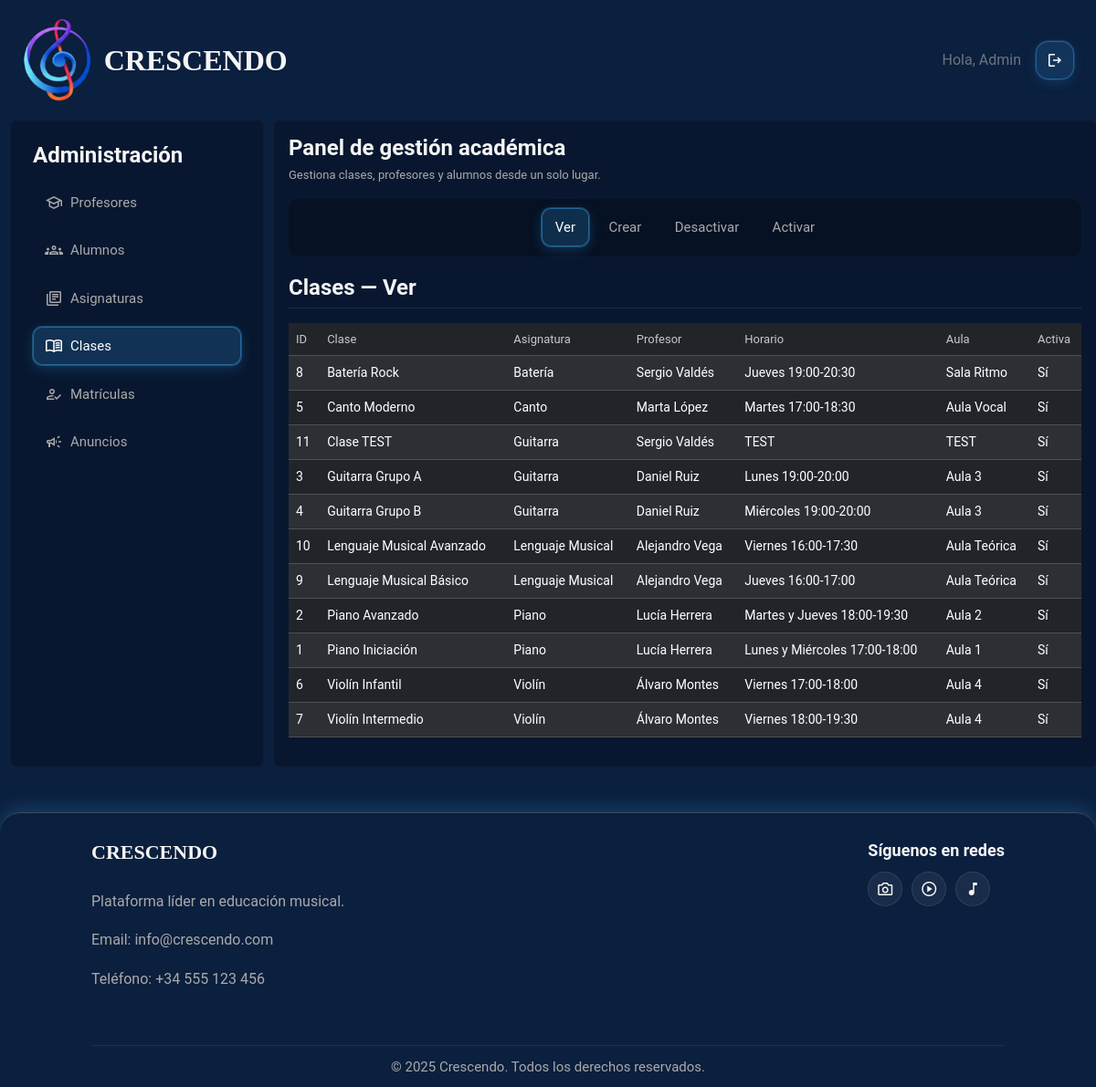
/paginas/panel_administrador.php?entity=clases&action=ver (signed in), run on the app's committed database.
### tables this page shows
CREATE TABLE `clases` (
  `id_clase` int(11) NOT NULL,
  `id_asignatura` int(11) NOT NULL,
  `id_profesor` int(11) NOT NULL,
  `nombre` varchar(100) NOT NULL,
  `horario` varchar(100) DEFAULT NULL,
  `aula` varchar(50) DEFAULT NULL,
  `activo` tinyint(1) DEFAULT 1
);

CREATE TABLE `asignaturas` (
  `id_asignatura` int(11) NOT NULL,
  `nombre` varchar(100) NOT NULL,
  `descripcion` text DEFAULT NULL,
  `activo` tinyint(1) DEFAULT 1
);

### includes/utilidades.php (called while the page is built, shortened)
<?php
if (!function_exists("textoSeguro")) {
    function textoSeguro($texto)
    {
        return htmlspecialchars((string) $texto, ENT_QUOTES, "UTF-8");
    }
}

### modelos/admin_modelo.php (called while the page is built, shortened)
<?php
function listarClases($conexion)
{
    $sql = "SELECT c.id_clase, c.nombre, c.horario, c.aula, c.activo,
                   a.nombre AS asignatura,
                   CONCAT(u.nombre, ' ', u.apellidos) AS profesor
            FROM clases c
            INNER JOIN asignaturas a ON c.id_asignatura = a.id_asignatura
            INNER JOIN usuarios u ON c.id_profesor = u.id_usuario
            ORDER BY c.nombre";
    $stmt = $conexion->prepare($sql);
    $stmt->execute();
    return $stmt->fetchAll(PDO::FETCH_ASSOC);
}

### paginas/panel_administrador.php (the view, shortened to what this page needs)
<?php
require_once "../includes/utilidades.php";
require_once "../includes/conexion.php";
require_once "../modelos/admin_modelo.php";
$entity = $_GET["entity"] ?? "profesores";
$action = $_GET["action"] ?? "ver";
$profesores = listarProfesores($conexion) ?? [];
$asignaturasActivas = listarAsignaturasActivas($conexion) ?? [];
$clases = listarClases($conexion) ?? [];
?>
<!doctype html>
<html lang="es">
<head>
  <link href="https://cdn.jsdelivr.net/npm/bootstrap@5.3.3/dist/css/bootstrap.min.css" rel="stylesheet">
  <link rel="stylesheet" href="../estilos/estilos.css">
</head>
<body class="d-flex flex-column min-vh-100 text-light">
  <?php require_once "../includes/header.php"; ?>
  <div class="container-fluid flex-grow-1 panel-admin crescendo-panel">
    <div class="row g-4">
      <aside class="col-12 col-lg-3">
        <div class="rounded p-4 bg-black bg-opacity-25 h-100">
          <h2 class="panel-admin-aside-heading d-none d-lg-block">Administración</h2>
          <div id="panelAdminEntities" class="panel-admin-entities-collapse collapse d-lg-block">
          <ul class="panel-admin-entities list-unstyled d-flex flex-column mb-0 p-0">
            <li>
              <a class="panel-admin-entity-link d-flex align-items-center gap-2 <?php echo $entity === "profesores" ? "is-active" : ""; ?>"
                href="?entity=profesores&action=<?php echo textoSeguro($action); ?>">
                <span class="material-symbols-outlined" aria-hidden="true">school</span>
                Profesores
              </a>
            </li>
            <li>
              <a class="panel-admin-entity-link d-flex align-items-center gap-2 <?php echo $entity === "alumnos" ? "is-active" : ""; ?>"
                href="?entity=alumnos&action=<?php echo textoSeguro($action); ?>">
                <span class="material-symbols-outlined" aria-hidden="true">groups</span>
                Alumnos
              </a>
            </li>
            <li>
              <a class="panel-admin-entity-link d-flex align-items-center gap-2 <?php echo $entity === "asignaturas" ? "is-active" : ""; ?>"
                href="?entity=asignaturas&action=<?php echo textoSeguro($action); ?>">
                <span class="material-symbols-outlined" aria-hidden="true">library_books</span>
                Asignaturas
              </a>
            </li>
            <li>
              <a class="panel-admin-entity-link d-flex align-items-center gap-2 <?php echo $entity === "clases" ? "is-active" : ""; ?>"
                href="?entity=clases&action=<?php echo textoSeguro($action); ?>">
                <span class="material-symbols-outlined" aria-hidden="true">menu_book</span>
                Clases
              </a>
            </li>
            <li>
              <a class="panel-admin-entity-link d-flex align-items-center gap-2 <?php echo $entity === "matriculas" ? "is-active" : ""; ?>"
                href="?entity=matriculas&action=<?php echo textoSeguro($action); ?>">
                <span class="material-symbols-outlined" aria-hidden="true">how_to_reg</span>
                Matrículas
              </a>
            </li>
            <li>
              <a class="panel-admin-entity-link d-flex align-items-center gap-2 <?php echo $entity === "anuncios" ? "is-active" : ""; ?>"
                href="?entity=anuncios&action=<?php echo textoSeguro($action); ?>">
                <span class="material-symbols-outlined" aria-hidden="true">campaign</span>
                Anuncios
              </a>
            </li>
          </ul>
          </div>
        </div>
      </aside>
      <main class="col-12 col-lg-9 bg-black bg-opacity-25 rounded p-3">
        <h1 class="panel-admin-title">Panel de gestión académica</h1>
        <p class="panel-admin-tagline">
          Gestiona clases, profesores y alumnos desde un solo lugar.
        </p>
        <nav class="panel-admin-actions" aria-label="Acciones del panel">
          <ul class="panel-admin-actions-list list-unstyled d-flex flex-wrap justify-content-center mb-0 p-0">
            <li>
              <a class="panel-admin-action-link d-inline-block <?php echo $action === "ver" ? "is-active" : ""; ?>"
                href="?entity=<?php echo textoSeguro($entity); ?>&action=ver">Ver</a>
            </li>
            <li>
              <a class="panel-admin-action-link d-inline-block <?php echo $action === "crear" ? "is-active" : ""; ?>"
                href="?entity=<?php echo textoSeguro($entity); ?>&action=crear">Crear</a>
            </li>
            <li>
              <a class="panel-admin-action-link d-inline-block <?php echo $action === "desactivar" ? "is-active" : ""; ?>"
                href="?entity=<?php echo textoSeguro($entity); ?>&action=desactivar">Desactivar</a>
            </li>
            <li>
              <a class="panel-admin-action-link d-inline-block <?php echo $action === "activar" ? "is-active" : ""; ?>"
                href="?entity=<?php echo textoSeguro($entity); ?>&action=activar">Activar</a>
            </li>
          </ul>
        </nav>
        <?php if ($entity === "profesores") { ?>
          <h2 class="panel-admin-section-title">Profesores — <?php echo ucfirst($action); ?></h2>
          <?php if ($action === "crear") { ?>
            <form method="POST" class="row g-3">
              <div class="col-md-6"><label class="form-label">Nombre</label><input class="form-control" type="text" name="nombre"
                  pattern="[A-Za-zÁÉÍÓÚáéíóúÑñ\s]{2,50}"
                  title="Solo letras y espacios (2-50 caracteres)"
                  required></div>
              <div class="col-md-6"><label class="form-label">Apellidos</label><input class="form-control" type="text" name="apellidos"
                  pattern="[A-Za-zÁÉÍÓÚáéíóúÑñ\s]{2,80}"
                  title="Solo letras y espacios"
                  required></div>
              <div class="col-md-6"><label class="form-label">Email</label><input class="form-control" type="email" name="email"
                  pattern="[a-zA-Z0-9._%+\-]+@[a-zA-Z0-9.\-]+\.[a-zA-Z]{2,}"
                  title="Introduce un correo válido"
                  required></div>
              <div class="col-md-6"><label class="form-label">Contraseña</label><input class="form-control" type="text" name="password"
                  pattern="(?=.*[A-Za-z])(?=.*[0-9]).{6,}"
                  title="Mínimo 6 caracteres, una letra y un número"
                  required></div>
              <div class="col-md-6"><label class="form-label">Especialidad</label><input class="form-control" type="text" name="especialidad"
                  pattern="[A-Za-zÁÉÍÓÚáéíóúÑñ\s]{2,50}"
                  title="Solo letras y espacios"
                  required></div>
              <div class="col-12"><button class="boton-acceso" type="submit">Guardar profesor</button></div>
            </form>
          <?php } elseif ($action === "desactivar") { ?>
            <form method="POST" class="row g-3" data-confirmar-accion="desactivar">
              <div class="col-md-8">
                <label class="form-label">Profesor</label>
                <select class="form-select" name="id_usuario" required>
                  <option value="">Selecciona...</option>
                  <?php foreach ($profesores as $profesor) {
                    if ($profesor["activo"] == 0) continue; ?>
                    <option value="<?php echo textoSeguro($profesor["id_usuario"]); ?>">
                      <?php echo textoSeguro($profesor["nombre"] . " " . $profesor["apellidos"] . " - " . $profesor["email"]); ?>
                    </option>
                  <?php } ?>
                </select>
              </div>
              <div class="col-md-4 d-flex align-items-end">
                <button class="boton-acceso w-100 boton-desactivar" type="submit">Desactivar profesor</button>
              </div>
            </form>
          <?php } elseif ($action === "activar") { ?>
            <form method="POST" class="row g-3" data-confirmar-accion="activar">
              <div class="col-md-8">
                <label class="form-label">Profesor</label>
                <select class="form-select" name="id_usuario" required>
                  <option value="">Selecciona...</option>
                  <?php foreach ($profesores as $profesor) {
                    if ($profesor["activo"] == 1) continue; ?>
                    <option value="<?php echo textoSeguro($profesor["id_usuario"]); ?>">
                      <?php echo textoSeguro($profesor["nombre"] . " " . $profesor["apellidos"] . " - " . $profesor["email"]); ?>
                    </option>
                  <?php } ?>
                </select>
              </div>
              <div class="col-md-4 d-flex align-items-end">
                <button class="boton-acceso w-100" type="submit">Activar profesor</button>
              </div>
            </form>
          <?php } else { ?>
            <div class="table-responsive">
              <table class="table table-dark table-striped align-middle" data-inline-entity="profesores">
                <thead>
                  <tr>
                    <th>ID</th>
                    <th>Nombre</th>
                    <th>Apellidos</th>
                    <th>Email</th>
                    <th>Especialidad</th>
                    <th>Activo</th>
                    <th>Acciones</th>
                  </tr>
                </thead>
                <tbody>
                  <?php if (empty($profesores)) { ?>
                    <tr>
                      <td colspan="7">No hay profesores registrados.</td>
                    </tr>
                  <?php } ?>
                  <?php foreach ($profesores as $profesor) { ?>
                    <tr data-id="<?php echo textoSeguro($profesor["id_usuario"]); ?>">
                      <td><?php echo textoSeguro($profesor["id_usuario"]); ?></td>
                      <td data-field="nombre"><?php echo textoSeguro($profesor["nombre"]); ?></td>
                      <td data-field="apellidos"><?php echo textoSeguro($profesor["apellidos"]); ?></td>
                      <td data-field="email"><?php echo textoSeguro($profesor["email"]); ?></td>
                      <td data-field="especialidad"><?php echo textoSeguro($profesor["especialidad"]); ?></td>
                      <td><?php echo $profesor["activo"] ? "Sí" : "No"; ?></td>
                      <td>
                        <button type="button" class="btn btn-outline-light btn-sm boton-inline-editar">Editar</button>
                      </td>
                    </tr>
                  <?php } ?>
                </tbody>
              </table>
            </div>
          <?php } ?>
        <?php } elseif ($entity === "clases") { ?>
          <h2 class="panel-admin-section-title">Clases — <?php echo ucfirst($action); ?></h2>
          <?php if ($action === "crear") { ?>
            <form method="POST" class="row g-3">
              <div class="col-md-6">
                <label class="form-label">Asignatura</label>
                <select class="form-select" name="id_asignatura" required>
                  <option value="">Selecciona...</option>
                  <?php foreach ($asignaturasActivas as $asig) { ?>
                    <option value="<?php echo textoSeguro($asig["id_asignatura"]); ?>">
                      <?php echo textoSeguro($asig["nombre"]); ?>
                    </option>
                  <?php } ?>
                </select>
              </div>
              <div class="col-md-6">
                <label class="form-label">Profesor</label>
                <select class="form-select" name="id_profesor" required>
                  <option value="">Selecciona...</option>
                  <?php foreach ($profesores as $prof) { ?>
                    <?php if ($prof["activo"] == 0) {
                      continue;
                    } ?>
                    <option value="<?php echo textoSeguro($prof["id_usuario"]); ?>">
                      <?php echo textoSeguro($prof["nombre"] . " " . $prof["apellidos"]); ?>
                    </option>
                  <?php } ?>
                </select>
              </div>
              <div class="col-md-6"><label class="form-label">Nombre de la clase</label><input class="form-control" type="text" name="nombre" required></div>
              <div class="col-md-6"><label class="form-label">Horario</label><input class="form-control" type="text" name="horario" placeholder="Ej: Lunes 10:00-11:00"></div>
              <div class="col-md-6"><label class="form-label">Aula</label><input class="form-control" type="text" name="aula"></div>
              <div class="col-12"><button class="boton-acceso" type="submit">Guardar clase</button></div>
            </form>
          <?php } else { ?>
            <div class="table-responsive">
              <table class="table table-dark table-striped align-middle">
                <thead>
                  <tr>
                    <th>ID</th>
                    <th>Clase</th>
                    <th>Asignatura</th>
                    <th>Profesor</th>
                    <th>Horario</th>
                    <th>Aula</th>
                    <th>Activa</th>
                  </tr>
                </thead>
                <tbody>
                  <?php foreach ($clases as $cl) { ?>
                    <tr>
                      <td><?php echo textoSeguro($cl["id_clase"]); ?></td>
                      <td><?php echo textoSeguro($cl["nombre"]); ?></td>
                      <td><?php echo textoSeguro($cl["asignatura"]); ?></td>
                      <td><?php echo textoSeguro($cl["profesor"]); ?></td>
                      <td><?php echo textoSeguro($cl["horario"]); ?></td>
                      <td><?php echo textoSeguro($cl["aula"]); ?></td>
                      <td><?php echo $cl["activo"] ? "Sí" : "No"; ?></td>
                    </tr>
                  <?php } ?>
                </tbody>
              </table>
            </div>
          <?php } ?>
        <?php } ?>
      </main>
    </div>
  </div>
  <?php require_once "../includes/footer.php"; ?>
</body>
</html>

### data on the page
clases: id_clase "8", nombre "Batería Rock", id_asignatura.nombre "Batería", profesor "Sergio Valdés", horario "Jueves 19:00-20:30", aula "Sala Ritmo", activo "Sí"
clases: id_clase "5", nombre "Canto Moderno", id_asignatura.nombre "Canto", profesor "Marta López", horario "Martes 17:00-18:30", aula "Aula Vocal", activo "Sí"
clases: id_clase "11", nombre "Clase TEST", id_asignatura.nombre "Guitarra", profesor "Sergio Valdés", horario "TEST", aula "TEST", activo "Sí"
clases: id_clase "3", nombre "Guitarra Grupo A", id_asignatura.nombre "Guitarra", profesor "Daniel Ruiz", horario "Lunes 19:00-20:00", aula "Aula 3", activo "Sí"
clases: id_clase "4", nombre "Guitarra Grupo B", id_asignatura.nombre "Guitarra", profesor "Daniel Ruiz", horario "Miércoles 19:00-20:00", aula "Aula 3", activo "Sí"
clases: id_clase "10", nombre "Lenguaje Musical Avanzado", id_asignatura.nombre "Lenguaje Musical", profesor "Alejandro Vega", horario "Viernes 16:00-17:30", aula "Aula Teórica", activo "Sí"
clases: id_clase "9", nombre "Lenguaje Musical Básico", id_asignatura.nombre "Lenguaje Musical", profesor "Alejandro Vega", horario "Jueves 16:00-17:00", aula "Aula Teórica", activo "Sí"
clases: id_clase "2", nombre "Piano Avanzado", id_asignatura.nombre "Piano", profesor "Lucía Herrera", horario "Martes y Jueves 18:00-19:30", aula "Aula 2", activo "Sí"
clases: id_clase "1", nombre "Piano Iniciación", id_asignatura.nombre "Piano", profesor "Lucía Herrera", horario "Lunes y Miércoles 17:00-18:00", aula "Aula 1", activo "Sí"
clases: id_clase "6", nombre "Violín Infantil", id_asignatura.nombre "Violín", profesor "Álvaro Montes", horario "Viernes 17:00-18:00", aula "Aula 4", activo "Sí"
clases: id_clase "7", nombre "Violín Intermedio", id_asignatura.nombre "Violín", profesor "Álvaro Montes", horario "Viernes 18:00-19:30", aula "Aula 4", activo "Sí"

### other printed values
textoSeguro($nombreUsuario) "Admin"
$action "Ver"
